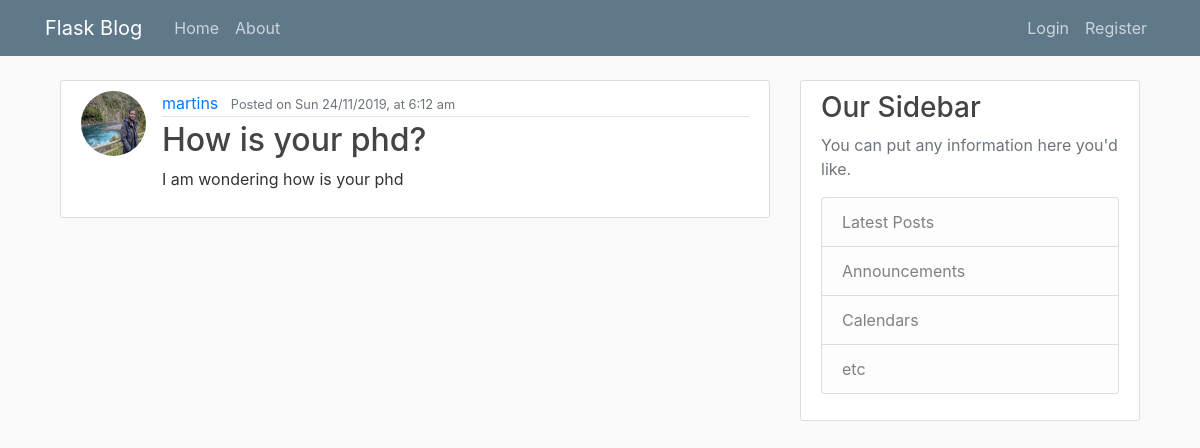
Screenshot of /post/3 with the database file from the repository.
### flaskblog/models.py (models this page shows, shortened)
class User(db.Model, UserMixin):
    id = db.Column(db.Integer, primary_key=True)
    username = db.Column(db.String(20), unique=True, nullable=False)
    email = db.Column(db.String(120), unique=True, nullable=False)
    image_file = db.Column(db.String(20), nullable=False, default='default.jpg')
    password = db.Column(db.String(20), nullable=False)
    posts = db.relationship('Post', backref='author', lazy=True)

class Post(db.Model):
    id = db.Column(db.Integer, primary_key=True)
    title = db.Column(db.String(100), nullable=False)
    date_posted = db.Column(db.DateTime, nullable=False, default=datetime.utcnow)
    content = db.Column(db.Text, nullable=False)
    user_id = db.Column(db.Integer, db.ForeignKey('user.id'), nullable=False)

### flaskblog/routes.py (the view)
@app.route("/post/<int:post_id>")
def post(post_id):
    post = Post.query.get_or_404(post_id)
    return render_template('post.html', title='Post', post=post)

### flaskblog/templates/post.html (shortened to what this page needs)
{% extends "layout.html" %}
{% block content %}
    <article class="media content-section">
        <img class="rounded-circle article-img" src="{{ url_for('static', filename='img/' + post.author.image_file) }}">
        <div class="media-body">
            <div class="article-metadata">
                <a class="mr-2" href="#">{{ post.author.username }}</a>
                <small class="text-muted"> Posted on {{ moment(post.date_posted).format('ddd D/M/YYYY, [at] h:mm a') }}</small>
            </div>
            <h2 class="article-title">{{ post.title }}</h2>
            <p class="article-content">{{ post.content }}</p>
        </div>
    </article>
{% endblock content %}

### flaskblog/static/main.css (style rules this page uses)
body { background: #fafafa; color: #333333; margin-top: 5rem; }
h1, h2, h3, h4, h5, h6 { color: #444444; }
.content-section { background: #ffffff; padding: 10px 20px; border: 1px solid #dddddd; border-radius: 3px; margin-bottom: 20px; }
.article-title { color: #444444; }
.article-content { white-space: pre-line; }
.article-img { height: 65px; width: 65px; margin-right: 16px; }
.article-metadata { padding-bottom: 1px; margin-bottom: 4px; border-bottom: 1px solid #e3e3e3 }

### rows the page displays
User: image_file (picture), author.username "martins"
Post: date_posted "Sun 24/11/2019, at 6:12 am", title "How is your phd?", content "I am wondering how is your phd"
